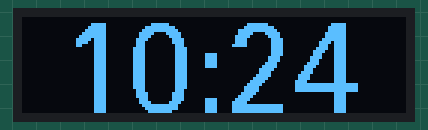
The sketch below on a simulated Arduino Uno, built with avr-gcc and run on an emulated ATmega328P. On the bench: 128×32 one-colour display. The local clock reads 2024-03-15 10:24:30 at power-on unless the sketch sets it; what the sketch prints to the serial monitor is not drawn.

Above: at 0.1 s.
At 15.7 s:
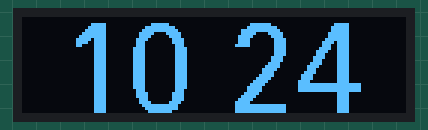
At 32.3 s:
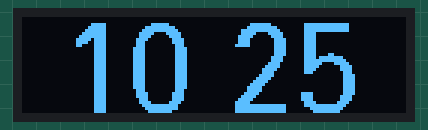
At 64.5 s:
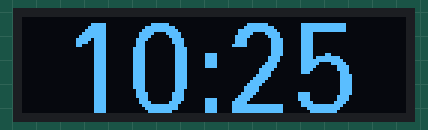
At 96.7 s:
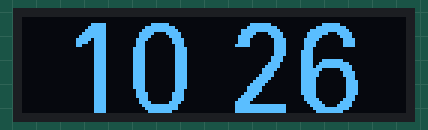
At 129.0 s:
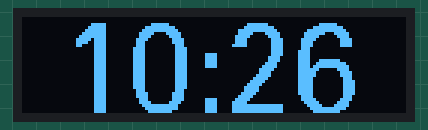

Measured:
- what the display in image 0 shows lasts 1.0 s, from 0.1 s to 1.1 s

The sketch:

just_time.ino.ino
```cpp
#include <RTClib.h>
#include <Wire.h>
#include <U8g2lib.h>

char s[8];
char t[32];
RTC_DS3231 RTC;
U8G2_SSD1306_128X32_UNIVISION_F_HW_I2C u8g2(U8G2_R0, /* reset=*/ U8X8_PIN_NONE); //STM32F103C8T6(BlackPill) and DSDtech I2C

void setup() {
  Serial.begin(9600);
  Wire.begin();
  RTC.begin();
  u8g2.begin();
  /*RTC.adjust(DateTime(F(__DATE__),F(__TIME__)));
    rtc.adjust(DateTime(2020, 5, 14, 9, 27, 0));
    to set time on boot
  */
  #define timestr " DATE  TIME"
}

void loop() {
//this part for display nowtime on serialmonitor
  DateTime now = RTC.now();
  sprintf(t, " %02d/%02d %02d:%02d:%02d",  now.month(), now.day(), now.hour(), now.minute(), now.second());

  Serial.print(F("Date/Time: "));
  Serial.println(t);

//this part for display nowtime on LCD
  sprintf(s, " %02d:%02d",  now.hour(), now.minute());
  u8g2.clearBuffer();                   // clear the internal memory
  u8g2.setFont(u8g2_font_fur30_tf);  // choose a suitable font  u8g2_font_8x13_tf
  u8g2.drawStr(1,32,s); // write time
  u8g2.sendBuffer();
  delay(1000);
  u8g2.clearBuffer();
  sprintf(s, " %02d %02d",  now.hour(), now.minute());
  u8g2.drawStr(1,32,s); // write time
  u8g2.sendBuffer();
  delay(1000);
}
```
